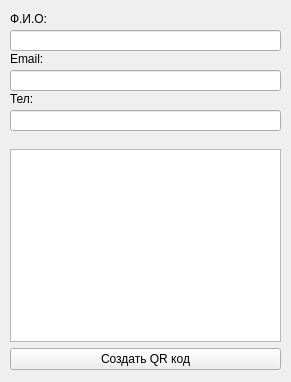
<?xml version="1.0" encoding="UTF-8"?>
<ui version="4.0">
 <class>Form</class>
 <widget class="QWidget" name="Form">
  <property name="geometry">
   <rect>
    <x>0</x>
    <y>0</y>
    <width>291</width>
    <height>382</height>
   </rect>
  </property>
  <property name="windowTitle">
   <string>QR-генератор</string>
  </property>
  <widget class="QLineEdit" name="leFIO">
   <property name="geometry">
    <rect>
     <x>10</x>
     <y>30</y>
     <width>271</width>
     <height>21</height>
    </rect>
   </property>
  </widget>
  <widget class="QLabel" name="label">
   <property name="geometry">
    <rect>
     <x>10</x>
     <y>10</y>
     <width>55</width>
     <height>18</height>
    </rect>
   </property>
   <property name="text">
    <string>Ф.И.О:</string>
   </property>
  </widget>
  <widget class="QLineEdit" name="leEMAIL">
   <property name="geometry">
    <rect>
     <x>10</x>
     <y>70</y>
     <width>271</width>
     <height>21</height>
    </rect>
   </property>
  </widget>
  <widget class="QLabel" name="label_2">
   <property name="geometry">
    <rect>
     <x>10</x>
     <y>50</y>
     <width>55</width>
     <height>18</height>
    </rect>
   </property>
   <property name="text">
    <string>Email:</string>
   </property>
  </widget>
  <widget class="QLineEdit" name="lePHONE">
   <property name="geometry">
    <rect>
     <x>10</x>
     <y>110</y>
     <width>271</width>
     <height>21</height>
    </rect>
   </property>
  </widget>
  <widget class="QLabel" name="label_3">
   <property name="geometry">
    <rect>
     <x>10</x>
     <y>90</y>
     <width>55</width>
     <height>18</height>
    </rect>
   </property>
   <property name="text">
    <string>Тел:</string>
   </property>
  </widget>
  <widget class="QWidget" name="verticalLayoutWidget">
   <property name="geometry">
    <rect>
     <x>10</x>
     <y>149</y>
     <width>271</width>
     <height>221</height>
    </rect>
   </property>
   <layout class="QVBoxLayout" name="verticalLayout">
    <item>
     <widget class="QGraphicsView" name="gvIMAGE"/>
    </item>
    <item>
     <widget class="QPushButton" name="pbCREATE">
      <property name="text">
       <string>Создать QR код</string>
      </property>
     </widget>
    </item>
   </layout>
  </widget>
 </widget>
 <resources/>
 <connections/>
</ui>
